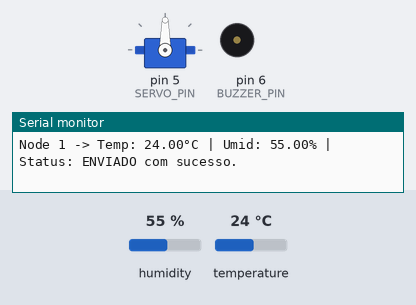
Bench run of a sketch on a simulated Arduino Uno, built with avr-gcc and run on an emulated ATmega328P. On the bench: servo, buzzer (waves = sounding), the last lines printed to the serial monitor. Inputs (shaded band) come from the test bench; at power-on: temperature 24 °C, humidity 55 %. No radio packets arrive unless stated.

Above: at 5.8 s.
5.9 s: temperature set to 29 °C
11.9 s: temperature set to 32 °C
At 15.6 s:
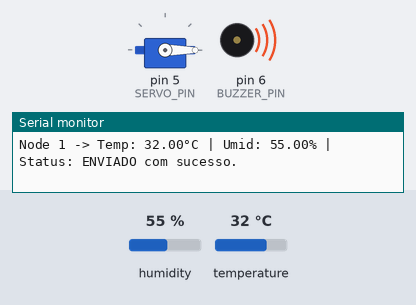
At 21.5 s:
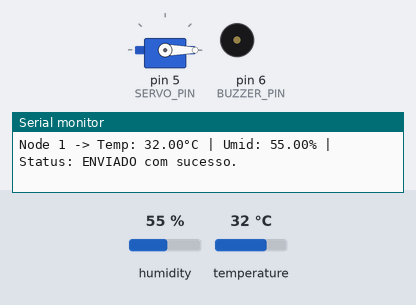
Timing chart, 0 to 26.8 s (numbered marks = the images above; inputs shaded):
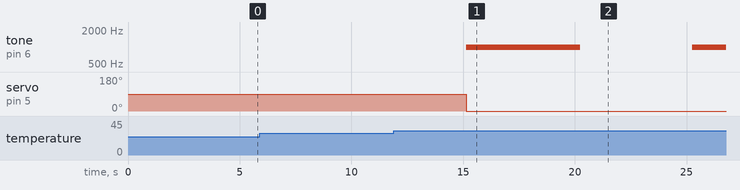

The sketch:

transmissor.ino.ino
```cpp
// -------------------- Bibliotecas Necessárias --------------------
#include <SPI.h>
#include <nRF24L01.h>
#include <RF24.h>
#include <DHT.h>
#include <DHT_U.h>
#include <Servo.h>


// -------------------- DECLARAÇÕES DO SISTEMA --------------------

// 1. Definição do ID Único do Nó Sensor e Limites
#define NODE_ID 1
// LIMITE OFICIAL: Voltando ao valor original de 30.0°C.
#define CRITICAL_TEMP 30.0

// PINAGEM DE COMPONENTES ADICIONAIS
#define SERVO_PIN 5      // Pino Digital 5 para o Servo Motor (Esteira)
#define BUZZER_PIN 6     // Pino Digital 6 para o Buzzer (Alarme Sonoro)
const int ESTEIRA_LIGADA_ANGULO = 90;
const int ESTEIRA_PARADA_ANGULO = 0;


// 2. Definição da Estrutura de Dados (Payload)
struct DataPayload {
  int id;            // ID único do nó sensor (1, 2 ou 3)
  float temperatura; // Temperatura em Celsius
  float umidade;     // Umidade relativa do ar
};

// 3. Declaração da Variável de Envio e Objetos
DataPayload dataEnvio;
Servo servoMotor;

// Variáveis de controle para o alarme repetitivo
unsigned long buzzerStartTime = 0;
const long buzzerDuration = 3000; // Alarme toca por 3 segundos


// -------------------- CONFIGURAÇÃO DHT E NRF24L01 --------------------
#define DHTPIN 2// Pino digital 2 conectado ao DHT11 (VERIFIQUE RESISTOR PULL-UP!)
#define DHTTYPE DHT11// DHT
DHT dht(DHTPIN, DHTTYPE);


// nRF24L01: CE=D7 e CSN=D8
// *** VERIFIQUE DE NOVO ESSAS CONEXÕES, ALÉM DO VCC (3.3V) E O CAPACITOR! ***
RF24 radio(7, 8);
const byte address[6] = "00002"; // Endereço de comunicação (DEVE ser igual ao Receptor)


void setup() {

  Serial.begin(9600);
  dht.begin();

  // Configuração dos Componentes Adicionais
  servoMotor.attach(SERVO_PIN);
  servoMotor.write(ESTEIRA_LIGADA_ANGULO); // Inicia a esteira funcionando
  pinMode(BUZZER_PIN, OUTPUT);

  // Inicialização do Rádio
  if (!radio.begin()) {
    Serial.println(F("ERRO CRÍTICO: Falha ao inicializar o modulo radio."));
    Serial.println(F(">>> SOLUÇÃO DE HARDWARE: Adicione capacitor 10uF/100uF entre 3.3V e GND do nRF."));
    Serial.println(F(">>> VERIFIQUE: Fiacao CE=D7, CSN=D8 e SPI (11, 12, 13)."));
    while (1);
  }

  radio.openWritingPipe(address);
  radio.setPALevel(RF24_PA_MIN);
  radio.stopListening();

  Serial.print(F("Node ID: "));
  Serial.println(NODE_ID);
  Serial.print(F("Limite Critico Oficial: "));
  Serial.print(CRITICAL_TEMP);
  Serial.println(F("°C"));

}


void loop() {

  float h = dht.readHumidity();
  float t = dht.readTemperature();

  // 1. Verificação de Erro de Leitura do Sensor
  if (isnan(h) || isnan(t)) {
    Serial.println(F("ERRO: Falha ao ler do sensor DHT! Tentando novamente."));
    // Se a leitura falhar, não tenta enviar dados inválidos, apenas espera.
    delay(5000);
    return;
  }

  // -------------------- LÓGICA DE CONTROLE DA ESTEIRA E ALARME --------------------
  if (t > CRITICAL_TEMP) {
    // --- TEMPERATURA CRÍTICA (T > 30.0°C) ---

    // a) O motor (servo) deverá parar a esteira.
    servoMotor.write(ESTEIRA_PARADA_ANGULO);

    // b) O buzzer será acionado REPETITIVAMENTE.
    if (buzzerStartTime == 0) {
      tone(BUZZER_PIN, 1000); // Toca um tom de 1000Hz
      buzzerStartTime = millis(); // Marca o tempo de início
      Serial.println(F(">>> ALERTA: Temperatura Critica! Esteira PARADA."));
    }

  } else {
    // --- TEMPERATURA NORMAL (T <= 30.0°C) ---

    // a) A esteira voltará a funcionar normalmente.
    servoMotor.write(ESTEIRA_LIGADA_ANGULO);

    // b) O alarme será desligado automaticamente.
    if (buzzerStartTime != 0) {
      noTone(BUZZER_PIN); // Desliga o som
      buzzerStartTime = 0; // Reseta o timer do alarme
      Serial.println(F(">>> SEGURANÇA RESTABELECIDA. Esteira RETOMADA."));
    }
  }

  // GERENCIAMENTO DO ALARME REPETITIVO (Desliga o som e PERMITE novo acionamento)
  if (buzzerStartTime != 0 && millis() - buzzerStartTime >= buzzerDuration) {
    noTone(BUZZER_PIN);
    buzzerStartTime = 0;
  }
  // -------------------- FIM DA LÓGICA DE CONTROLE --------------------

  // 2. Empacotamento dos Dados
  dataEnvio.id = NODE_ID;
  dataEnvio.umidade = h;
  dataEnvio.temperatura = t;

  // 3. Envio dos Dados
  bool sucesso = radio.write(&dataEnvio, sizeof(dataEnvio));

  // 4. Feedback no Serial Monitor
  Serial.print(F("Node "));
  Serial.print(dataEnvio.id);
  Serial.print(F(" -> Temp: "));
  Serial.print(dataEnvio.temperatura);
  Serial.print(F("°C | Umid: "));
  Serial.print(dataEnvio.umidade);
  Serial.print(F("% | Status: "));

  if (sucesso) {
    Serial.println(F("ENVIADO com sucesso."));
  } else {
    Serial.println(F("FALHA no envio ou sem ACK do Receptor."));
  }

  // 5. Intervalo de Transmissão (5 segundos)
  delay(5000);
}
```

Measured:
- the behaviour switches between 30 and 31 °C on temperature (found by bisection; images 0 and 1)
- after the input at 11.9 s, tone on pin 6 (BUZZER_PIN): silent → 1000 Hz after 3.2 s, → silent 5.1 s later, → 1000 Hz 5.0 s later; servo on pin 5 (SERVO_PIN): 90° → 0° after 3.2 s
